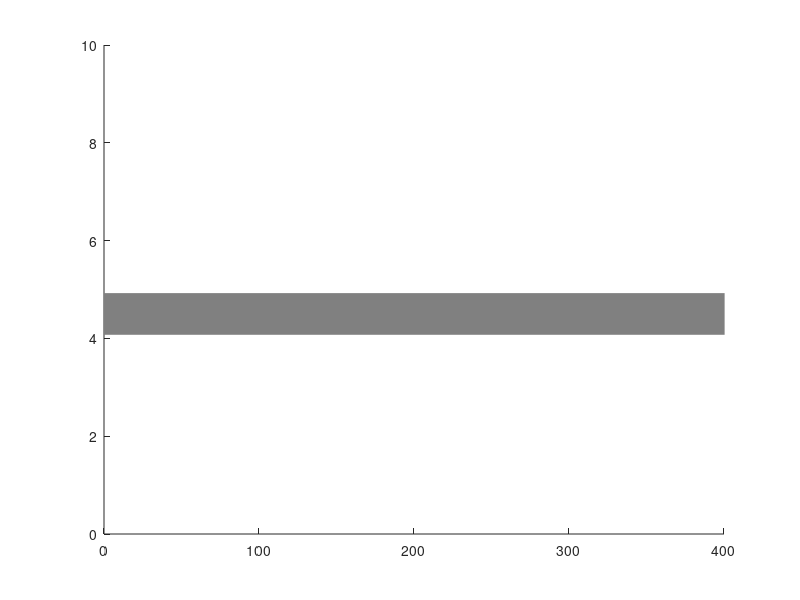

This chart was generated by the following MATLAB code: (Note: this script raises an error after producing the figure.)
close all
X = [100; 90; 80; 70; 60; 50; 40; 30];
V = [8; 10; 10; 10; 10; 10; 10; 10];
A = [0; 0; 0; 0; 0; 0; 0; 0];

f = figure;
set(f, 'position', [200,200,800,200]);
axis([0 400  0 10])
hold on

Y = X * 0 + 5;
p = plot([0 1000], [4.5 4.5], 'LineWidth', 30, 'color', [0.5, 0.5, 0.5]);
%scatter(X, Y);


dt = 0.5;
CarData = [];
for t = 1 : 100
    pause(0.03);
    A(1) = IDM(X(1), V(1), X(1)+1000, 20);
    if (t <= 60)
        A(1)=IDM(X(1), V(1), 200, 0);
    end
    for n = 2 : 8
        A(n) = IDM(X(n), V(n), X(n - 1),V(n - 1));
    end
    for n = 1 : 8
        X(n) = X(n) + V(n) * dt + 0.5 * A(n) * dt^2;
        V(n) = V(n) + A(n) * dt;

    end
    delete(p);
    CarData(end+1,:) = [t * dt, X', V',A'];
    p = plot(X, Y, 'sr', 'MarkerSize', 10, 'MarkerFaceColor', [0.5, 0.1, 1]);

end

%% graph
f2 = figure;
plot(CarData(:, 1), CarData(:, 10:17));

f3 = figure;
plot(CarData(:, 1), CarData(:, 18:end));
